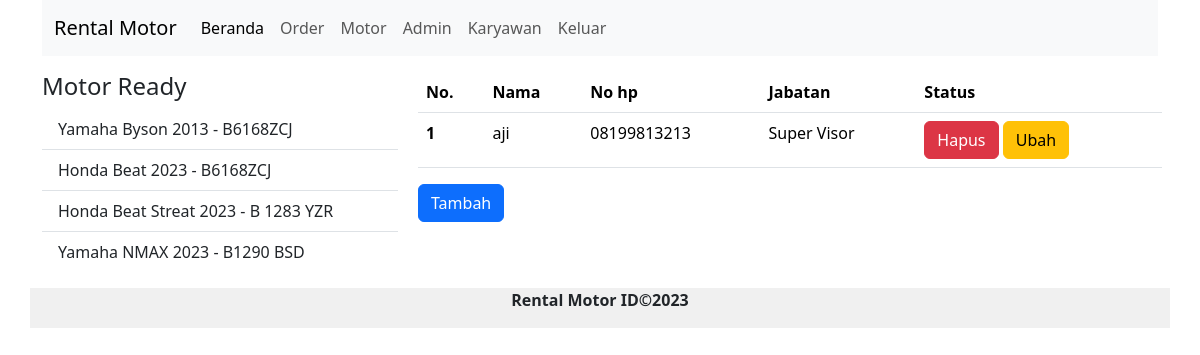
Page /index.php?x=karyawan (signed in) on the committed database.
### tables this page shows
CREATE TABLE `motor` (
  `id_motor` int(11) NOT NULL,
  `no_polisi` varchar(12) NOT NULL,
  `merk` varchar(90) NOT NULL,
  `tahun` varchar(10) NOT NULL,
  `harga` double NOT NULL,
  `s_motor` varchar(20) NOT NULL
);

CREATE TABLE `karyawan` (
  `id_karyawan` int(11) NOT NULL,
  `nama` varchar(30) NOT NULL,
  `hp` varchar(30) NOT NULL,
  `jabatan` varchar(30) NOT NULL
);

### index.php (the view, shortened to what this page needs)
<!doctype html>
<html lang="en">
<head>
  <link href="https://cdn.jsdelivr.net/npm/bootstrap@5.3.2/dist/css/bootstrap.min.css" rel="stylesheet"
>
</head>
<body>
  <?php
  include("konek.php");
  ?>
  <div class="container">
    <div class="row">
      <div class="col-md-12">
        <nav class="navbar navbar-expand-lg bg-body-tertiary">
          <div class="container-fluid">
            <a class="navbar-brand" href="#">Rental Motor</a>
            <div class="collapse navbar-collapse" id="navbarSupportedContent">
              <ul class="navbar-nav me-auto mb-2 mb-lg-0">
                <li class="nav-item">
                  <a class="nav-link active" aria-current="page" href="#">Beranda</a>
                </li>
                <li class="nav-item">
                  <a class="nav-link" href="?x=order">Order</a>
                </li>
                <li class="nav-item">
                  <a class="nav-link" href="?x=motor">Motor</a>
                </li>
                <li class="nav-item">
                  <a class="nav-link" href="?x=admin">Admin</a>
                </li>
                <li class="nav-item">
                  <a class="nav-link" href="?x=karyawan">Karyawan</a>
                </li>
                <li class="nav-item dropdown">
                <li class="nav-item">
                  <a class="nav-link" href="?x=keluar">Keluar</a>
                </li>
                </li>
              </ul>
            </div>
          </div>
        </nav>
      </div>
    </div>
    <div class="row mt-3">
      <div class="col-md-4">
        <h4>Motor Ready</h4>
        <ul class="list-group list-group-flush">
          <?Php
          $cari = mysqli_query($konek, "select * from motor where s_motor='Tersedia'");
          while ($data = mysqli_fetch_array($cari)) {
            ?>
            <li class="list-group-item">
              <?php echo $data['merk'] . " " . $data['tahun'] . " - " . $data['no_polisi'] ?>
            </li>
            <?php
          }
          ?>
        </ul>
      </div>
      <div class="col-md-8 px-2">
        <?php include("kontrol.php"); ?>
      </div>
    </div>
    <div class="row mt-3">
      <div class="col-md-12 " style="background-color: #f0f0f0;">
        <b>
          <p class="text-center">Rental Motor ID&copy;2023</p>
        </b>
      </div>
    </div>
  </div>
</body>
</html>

### karyawan/karyawan.php (shortened to what this page needs)
<!doctype html>
<html lang="en">
<head>
    <link href="https://cdn.jsdelivr.net/npm/bootstrap@5.3.2/dist/css/bootstrap.min.css" rel="stylesheet"
>
</head>
<body>
    <?php
    if ($_SESSION['level'] == "SUPER") {
        include("konek.php");
        $cari = mysqli_query($konek, "select * from karyawan") or die(mysqli_error());
        ?>
        <table class="table table-hover">
            <thead>
                <tr>
                    <th>No.</th>
                    <th>Nama</th>
                    <th>No hp</th>
                    <th>Jabatan</th>
                    <th>Status</th>
                </tr>
            </thead>
            <tbody>
                <?php
                $no = 1;
                while ($data = mysqli_fetch_array($cari)) {
                    ?>
                    <tr>
                        <th scope="row">
                            <?php echo $no; ?>
                        </th>
                        <td>
                            <?php echo $data['nama']; ?>
                        </td>
                        <td>
                            <?php echo $data['hp']; ?>
                        </td>
                        <td>
                            <?php echo $data['jabatan']; ?>
                        </td>
                        <td>
                            <a href="?x=hkaryawanl&id=<?php echo $data['id_karyawan']; ?>" class="btn btn-danger">Hapus</a>
                            <a href="?x=ekaryawan&id=<?php echo $data['id_karyawan']; ?>" class="btn btn-warning">Ubah</a>
                        </td>
                    </tr>
                    <?php
                    $no++;
                }
                ?>
                <?php
    }
    ?>
        </tbody>
    </table>
    <a href="?x=tkaryawan" class="btn btn-primary">Tambah</a>
</body>
</html>

### rows in the picture
motor: merk "Yamaha Byson", tahun "2013", no_polisi "B6168ZCJ"
motor: merk "Honda Beat", tahun "2023", no_polisi "B6168ZCJ"
motor: merk "Honda Beat Streat", tahun "2023", no_polisi "B 1283 YZR"
motor: merk "Yamaha NMAX", tahun "2023", no_polisi "B1290 BSD"
karyawan: nama "aji", hp "08199813213", jabatan "Super Visor"
